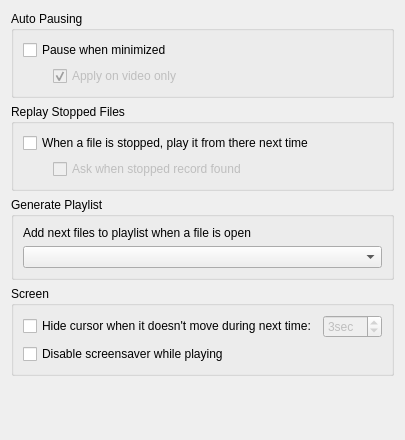
           <widget class="QWidget" name="tab_5">
            <attribute name="title">
             <string>Play</string>
            </attribute>
            <layout class="QVBoxLayout" name="verticalLayout_17">
             <item>
              <widget class="QGroupBox" name="groupBox_5">
               <property name="title">
                <string>Auto Pausing</string>
               </property>
               <layout class="QVBoxLayout" name="verticalLayout_4">
                <item>
                 <widget class="QCheckBox" name="pauseMinimized">
                  <property name="text">
                   <string>Pause when minimized</string>
                  </property>
                 </widget>
                </item>
                <item>
                 <layout class="QHBoxLayout" name="horizontalLayout_3">
                  <item>
                   <spacer name="horizontalSpacer_7">
                    <property name="orientation">
                     <enum>Qt::Horizontal</enum>
                    </property>
                    <property name="sizeType">
                     <enum>QSizePolicy::Fixed</enum>
                    </property>
                    <property name="sizeHint" stdset="0">
                     <size>
                      <width>30</width>
                      <height>20</height>
                     </size>
                    </property>
                   </spacer>
                  </item>
                  <item>
                   <widget class="QCheckBox" name="pauseVideoOnly">
                    <property name="enabled">
                     <bool>false</bool>
                    </property>
                    <property name="text">
                     <string>Apply on video only</string>
                    </property>
                    <property name="checked">
                     <bool>true</bool>
                    </property>
                   </widget>
                  </item>
                 </layout>
                </item>
               </layout>
              </widget>
             </item>
             <item>
              <widget class="QGroupBox" name="groupBox_17">
               <property name="title">
                <string>Replay Stopped Files</string>
               </property>
               <layout class="QVBoxLayout" name="verticalLayout_12">
                <item>
                 <widget class="QCheckBox" name="startStopped">
                  <property name="text">
                   <string>When a file is stopped, play it from there next time</string>
                  </property>
                 </widget>
                </item>
                <item>
                 <layout class="QHBoxLayout" name="horizontalLayout_11">
                  <item>
                   <spacer name="horizontalSpacer_13">
                    <property name="orientation">
                     <enum>Qt::Horizontal</enum>
                    </property>
                    <property name="sizeType">
                     <enum>QSizePolicy::Fixed</enum>
                    </property>
                    <property name="sizeHint" stdset="0">
                     <size>
                      <width>30</width>
                      <height>20</height>
                     </size>
                    </property>
                   </spacer>
                  </item>
                  <item>
                   <widget class="QCheckBox" name="askWhenRecordFound">
                    <property name="enabled">
                     <bool>false</bool>
                    </property>
                    <property name="text">
                     <string>Ask when stopped record found</string>
                    </property>
                   </widget>
                  </item>
                 </layout>
                </item>
               </layout>
              </widget>
             </item>
             <item>
              <widget class="QGroupBox" name="groupBox_4">
               <property name="title">
                <string>Generate Playlist</string>
               </property>
               <layout class="QVBoxLayout" name="verticalLayout">
                <item>
                 <widget class="QLabel" name="label_6">
                  <property name="text">
                   <string>Add next files to playlist when a file is open</string>
                  </property>
                 </widget>
                </item>
                <item>
                 <widget class="QComboBox" name="autoAdd">
                  <property name="sizePolicy">
                   <sizepolicy hsizetype="Expanding" vsizetype="Fixed">
                    <horstretch>0</horstretch>
                    <verstretch>0</verstretch>
                   </sizepolicy>
                  </property>
                 </widget>
                </item>
               </layout>
              </widget>
             </item>
             <item>
              <widget class="QGroupBox" name="groupBox_10">
               <property name="title">
                <string>Screen</string>
               </property>
               <layout class="QVBoxLayout" name="verticalLayout_14">
                <item>
                 <layout class="QHBoxLayout" name="horizontalLayout">
                  <item>
                   <widget class="QCheckBox" name="hideCursor">
                    <property name="text">
                     <string>Hide cursor when it doesn't move during next time:</string>
                    </property>
                   </widget>
                  </item>
                  <item>
                   <widget class="QSpinBox" name="hideDelay">
                    <property name="enabled">
                     <bool>false</bool>
                    </property>
                    <property name="accelerated">
                     <bool>true</bool>
                    </property>
                    <property name="suffix">
                     <string>sec</string>
                    </property>
                    <property name="minimum">
                     <number>1</number>
                    </property>
                    <property name="value">
                     <number>3</number>
                    </property>
                   </widget>
                  </item>
                  <item>
                   <spacer name="horizontalSpacer_14">
                    <property name="orientation">
                     <enum>Qt::Horizontal</enum>
                    </property>
                    <property name="sizeHint" stdset="0">
                     <size>
                      <width>0</width>
                      <height>0</height>
                     </size>
                    </property>
                   </spacer>
                  </item>
                 </layout>
                </item>
                <item>
                 <widget class="QCheckBox" name="disableSS">
                  <property name="text">
                   <string>Disable screensaver while playing</string>
                  </property>
                 </widget>
                </item>
               </layout>
              </widget>
             </item>
             <item>
              <spacer name="verticalSpacer">
               <property name="orientation">
                <enum>Qt::Vertical</enum>
               </property>
               <property name="sizeHint" stdset="0">
                <size>
                 <width>0</width>
                 <height>53</height>
                </size>
               </property>
              </spacer>
             </item>
            </layout>
           </widget>
